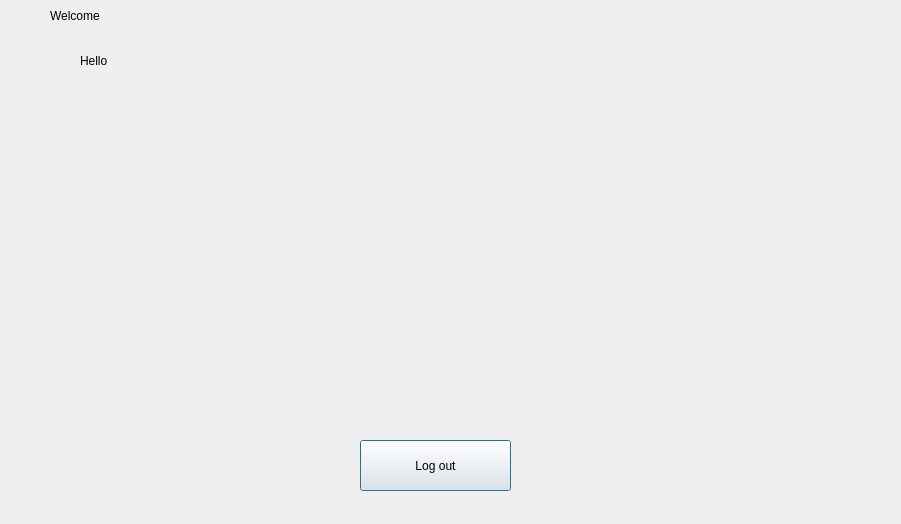
<?xml version="1.0" encoding="UTF-8"?>
<ui version="4.0">
 <class>WelcomeWindow</class>
 <widget class="QDialog" name="WelcomeWindow">
  <property name="geometry">
   <rect>
    <x>0</x>
    <y>0</y>
    <width>901</width>
    <height>524</height>
   </rect>
  </property>
  <property name="windowTitle">
   <string>Dialog</string>
  </property>
  <widget class="QLabel" name="hello">
   <property name="geometry">
    <rect>
     <x>80</x>
     <y>50</y>
     <width>101</width>
     <height>21</height>
    </rect>
   </property>
   <property name="text">
    <string>Hello </string>
   </property>
  </widget>
  <widget class="QLabel" name="welcome">
   <property name="geometry">
    <rect>
     <x>50</x>
     <y>0</y>
     <width>121</width>
     <height>31</height>
    </rect>
   </property>
   <property name="text">
    <string>Welcome</string>
   </property>
  </widget>
  <widget class="QLabel" name="image">
   <property name="geometry">
    <rect>
     <x>40</x>
     <y>80</y>
     <width>811</width>
     <height>331</height>
    </rect>
   </property>
   <property name="text">
    <string/>
   </property>
  </widget>
  <widget class="QPushButton" name="pushButton">
   <property name="geometry">
    <rect>
     <x>360</x>
     <y>440</y>
     <width>151</width>
     <height>51</height>
    </rect>
   </property>
   <property name="text">
    <string>Log out</string>
   </property>
  </widget>
 </widget>
 <resources/>
 <connections/>
</ui>
